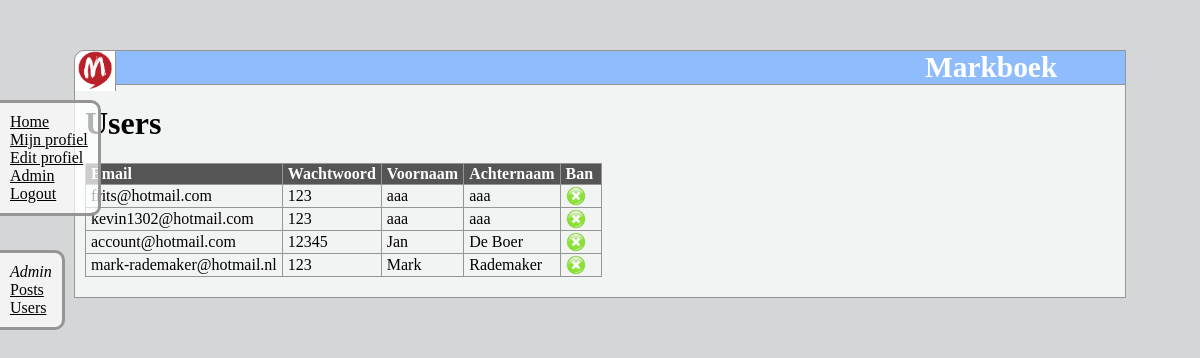
The app's page /admin.php?page=users (signed in) with its own data.
### tables this page shows
CREATE TABLE IF NOT EXISTS `gebruiker` (
  `id` int(11) NOT NULL AUTO_INCREMENT,
  `email` varchar(50) NOT NULL,
  `password` varchar(50) NOT NULL,
  `status` int(11) NOT NULL DEFAULT '0',
  `groep_id` int(11) NOT NULL DEFAULT '1',
  `persoon_id` int(11) NOT NULL,
  PRIMARY KEY (`id`),
  KEY `FK_gebruiker_groep` (`groep_id`),
  KEY `FK_gebruiker_persoon` (`persoon_id`),
  CONSTRAINT `FK_gebruiker_groep` FOREIGN KEY (`groep_id`) REFERENCES `groep` (`id`),
  CONSTRAINT `FK_gebruiker_persoon` FOREIGN KEY (`persoon_id`) REFERENCES `persoon` (`id`)
);

CREATE TABLE IF NOT EXISTS `persoon` (
  `id` int(11) NOT NULL AUTO_INCREMENT,
  `voornaam` varchar(50) NOT NULL,
  `achternaam` varchar(50) NOT NULL,
  `geboortedatum` int(20) NOT NULL,
  `geslacht` varchar(50) NOT NULL,
  `adres` varchar(50) NOT NULL,
  `postcode` varchar(50) NOT NULL,
  `woonplaats` varchar(50) NOT NULL,
  `telefoon` varchar(50) DEFAULT NULL,
  `mobiel` varchar(50) DEFAULT NULL,
  `avatar` varchar(250) DEFAULT 'http://kfc.com.au/media/82236/chicken-originalrecipe_1pce.jpg',
  PRIMARY KEY (`id`)
);

### adminf.php (called while the page is built, shortened)
<?php
function selectUsers($db) {
	$query = $db->prepare("SELECT gebruiker.*, persoon.voornaam, persoon.achternaam FROM gebruiker INNER JOIN persoon ON gebruiker.persoon_id = persoon.id where status=0 ORDER BY achternaam");
	$query->execute();
	return $query;
}
?>

### admin.php (the view, shortened to what this page needs)
<?php
include("./class.TemplatePower.inc.php");
$db = new PDO('mysql:host=localhost;dbname=demuur', 'root', '');
$db->setAttribute(PDO::ATTR_ERRMODE, PDO::ERRMODE_EXCEPTION);
include("./adminf.php");
if(isset($_GET['page'])){
  $page = $_GET['page'];
} else {
  $page = null;
}
if (isset($_SESSION['id'])) {
	$checkAdminResult = checkAdmin($db, $_SESSION['id']);
	foreach ($checkAdminResult->fetchAll(PDO::FETCH_ASSOC) as $row) {
		$groepid = $row['groep_id'];
	}
	if ($groepid == 2) {
		switch ($page) {
		    case 'users';
		    $selectUsersResult = selectUsers($db);
		  	foreach ($selectUsersResult->fetchAll(PDO::FETCH_ASSOC) as $row) {
		  		$userid = $row['id'];
		  		$ban = ' <a href="admin.php?page=deleteuser&id='.$userid.'"> <img src="delete.gif"  class="ban"> </a> ';
		   	}
		    break;
		}
	}
	else {
		header("Location: wall.php?text=" . "Je hebt geen toegang tot deze pagina." . "");
	}
}
else {
	header("Location: index.php");
}
?>

### class.TemplatePower.inc.php (shortened to what this page needs)
<?php
class TemplatePower extends TemplatePowerParser
{
    protected $index   = array();
    protected $content = array();
    protected $showUnAssigned;
    protected $globalvars = array();
    protected $prepared;
    public function TemplatePower($tpl_file='', $type=T_BYFILE)
    {
        $this->prepared       = false;
        $this->showUnAssigned = false;
    }
    protected function __makeContentRoot()
    {
        $this->content[ TP_ROOTBLOCK ."_0"  ][0] = Array( TP_ROOTBLOCK );
        $this->currentBlock = &$this->content[ TP_ROOTBLOCK ."_0" ][0];
    }
    protected function __outputContent($blockname)
    {
        $numrows = sizeof( $this->content[ $blockname ] );
        for ($i=0; $i < $numrows; $i++) {
            $defblockname = $this->content[ $blockname ][$i][0];
            for (reset($this->defBlock[ $defblockname ]);  $k = key( $this->defBlock[ $defblockname ]);  next( $this->defBlock[ $defblockname ] )) {
                if ($k[1] == 'C') {
                    print( $this->defBlock[ $defblockname ][$k] );
                } else if ($k[1] == 'V') {
                    $defValue = $this->defBlock[ $defblockname ][$k];
                    if (! isset( $this->content[ $blockname ][$i][ "_V:" . $defValue ])) {
                        if (isset( $this->globalvars[ $defValue ] )) {
                            $value = $this->globalvars[ $defValue ];
                        } else {
                            $value = $this->showUnAssigned ? '{' . $defValue . '}' : '';
                        }
                    } else {
                        $value = $this->content[ $blockname ][$i][ "_V:". $defValue ];
                    }
                    print( $value );
                } else if ($k[1] == 'B') {
                    if (isset($this->content[ $blockname ][$i][$k])) {
                        $this->__outputContent( $this->content[ $blockname ][$i][$k] );
                    }
                }
            }
        }
    }
    public function prepare()
    {
        $this->prepared = true;
        $this->index[ TP_ROOTBLOCK ] = 0;
    }
    public function newBlock($blockname)
    {
        $parent = &$this->content[ $this->parent[$blockname] .'_'. $this->index[$this->parent[$blockname]] ];
		$lastitem = sizeof( $parent );
        $lastitem > 1 ? $lastitem-- : $lastitem = 0;
		$ind_blockname = $blockname . '_' . $this->index[ $blockname ];
        if (! isset($parent[ $lastitem ]["_B:$blockname"])) {
            $this->index[ $blockname ] += 1;
            $ind_blockname = $blockname . '_' . $this->index[ $blockname ];
            if (! isset($this->content[ $ind_blockname ])) {
                 $this->content[ $ind_blockname ] = array();
            }
        }
        $blocksize = sizeof( $this->content[ $ind_blockname ] );
        $this->content[ $ind_blockname ][ $blocksize ] = array( $blockname );
        $this->currentBlock = &$this->content[ $ind_blockname ][ $blocksize ];
    }
    public function printToScreen()
    {
        if ($this->prepared) {
            $this->__outputContent(TP_ROOTBLOCK . '_0');
        } else {
            $this->__errorAlert('TemplatePower Error: Template isn\'t prepared!');
        }
    }
}

### style.css (style rules this page uses)
body { background-color: #d5d6d7; background-repeat: no-repeat; background-size: 100%; background-attachment: fixed; }
div.index { padding: 10px; }
div.menu { margin-left: 0px; border-top-right-radius: 10px; border-bottom-right-radius: 10px; border-top: 3px solid #959596; border-right: 3px solid #959596; border-bottom: 3px solid #959596; position: fixed; left: 0px; top: 100px; background-color : rgba(255,255,255,0.7); padding: 10px; font-family: kristen itc; }
div.admin { margin-left: 0px; border-top-right-radius: 10px; border-bottom-right-radius: 10px; border-top: 3px solid #959596; border-right: 3px solid #959596; border-bottom: 3px solid #959596; position: fixed; left: 0px; top: 250px; background-color : rgba(255,255,255,0.7); padding: 10px; font-family: kristen itc; }
div.all { margin-left: auto; margin-right: auto; margin-top: 50px; width: 1050px; border: 1px solid #959596; border-top-left-radius: 10px; background-color : rgba(255,255,255,0.7); padding-bottom: 10px; }
div.header { background-color: #8EBCFC; margin: 0px; border-top-left-radius: 10px; border-bottom: 1px solid #959596; }
h2 { color: white; font-family: kristen itc; margin: 0px; margin-left: 850px; font-size: 29.4px; font-family: kristen itc; }
img.logo { height: 40px; width: 40px; border-top-left-radius: 10px; float: left; border-right: 1px solid #959596; }
img.ban { height: 20px; width: 20px; border-top-left-radius: 10px; right: 1px solid #959596; margin-right: 10px; margin-top: 0px; float: right; }
h1 { margin-top: 0px; padding-top: 10px; font-family: kristen itc; }
a.link { color: black; margin-bottom: 5px; }
table, th, td { border: 1px solid #959596; border-collapse: collapse; }
th { background-color: #555555; color: white; text-align: left; padding-left: 5px; padding-right: 5px; }
td { padding-left: 5px; padding-right: 5px; }

### records on screen
gebruiker: email "frits@hotmail.com", password "123"
gebruiker: email "kevin1302@hotmail.com", password "123"
gebruiker: email "account@hotmail.com", password "12345"
persoon: voornaam "Jan", achternaam "De Boer"
gebruiker: email "mark-rademaker@hotmail.nl", password "123"
persoon: voornaam "Mark", achternaam "Rademaker"

### other values on screen
$this->defBlock[ $defblockname ][$k] "Markboek"
$this->defBlock[ $defblockname ][$k] "Home"
$this->defBlock[ $defblockname ][$k] "Mijn profiel"
$this->defBlock[ $defblockname ][$k] "Edit profiel"
$this->defBlock[ $defblockname ][$k] "Admin"
$this->defBlock[ $defblockname ][$k] "Logout"
$this->defBlock[ $defblockname ][$k] "Posts"
$this->defBlock[ $defblockname ][$k] "Users"
$this->defBlock[ $defblockname ][$k] "Email"
$this->defBlock[ $defblockname ][$k] "Wachtwoord"
$this->defBlock[ $defblockname ][$k] "Voornaam"
$this->defBlock[ $defblockname ][$k] "Achternaam"
$this->defBlock[ $defblockname ][$k] "Ban"
$value "aaa"
